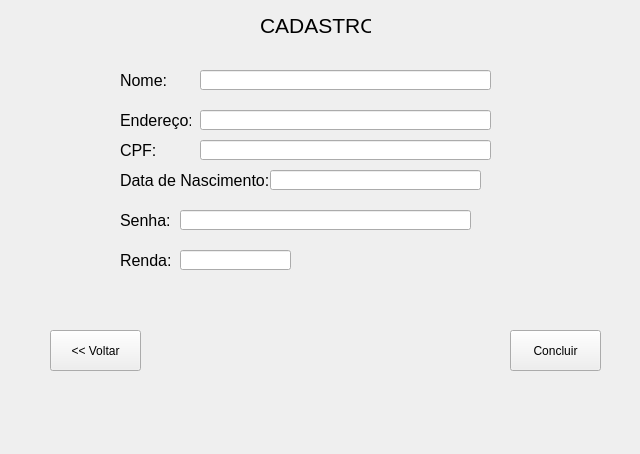
<?xml version="1.0" encoding="UTF-8"?>
<ui version="4.0">
 <class>Form</class>
 <widget class="QWidget" name="Form">
  <property name="geometry">
   <rect>
    <x>0</x>
    <y>0</y>
    <width>640</width>
    <height>454</height>
   </rect>
  </property>
  <property name="windowTitle">
   <string>Form</string>
  </property>
  <widget class="QLineEdit" name="lineEdit_2">
   <property name="geometry">
    <rect>
     <x>200</x>
     <y>140</y>
     <width>291</width>
     <height>20</height>
    </rect>
   </property>
  </widget>
  <widget class="QLabel" name="label_2">
   <property name="geometry">
    <rect>
     <x>120</x>
     <y>70</y>
     <width>71</width>
     <height>21</height>
    </rect>
   </property>
   <property name="font">
    <font>
     <pointsize>12</pointsize>
    </font>
   </property>
   <property name="text">
    <string>Nome:</string>
   </property>
  </widget>
  <widget class="QLineEdit" name="lineEdit_3">
   <property name="geometry">
    <rect>
     <x>200</x>
     <y>110</y>
     <width>291</width>
     <height>20</height>
    </rect>
   </property>
  </widget>
  <widget class="QLineEdit" name="lineEdit">
   <property name="geometry">
    <rect>
     <x>200</x>
     <y>70</y>
     <width>291</width>
     <height>20</height>
    </rect>
   </property>
  </widget>
  <widget class="QPushButton" name="pushButton_2">
   <property name="geometry">
    <rect>
     <x>510</x>
     <y>330</y>
     <width>91</width>
     <height>41</height>
    </rect>
   </property>
   <property name="text">
    <string>Concluir</string>
   </property>
  </widget>
  <widget class="QLabel" name="label">
   <property name="geometry">
    <rect>
     <x>260</x>
     <y>0</y>
     <width>111</width>
     <height>51</height>
    </rect>
   </property>
   <property name="font">
    <font>
     <pointsize>16</pointsize>
    </font>
   </property>
   <property name="text">
    <string>CADASTRO</string>
   </property>
  </widget>
  <widget class="QLabel" name="label_4">
   <property name="geometry">
    <rect>
     <x>120</x>
     <y>110</y>
     <width>71</width>
     <height>21</height>
    </rect>
   </property>
   <property name="font">
    <font>
     <pointsize>12</pointsize>
    </font>
   </property>
   <property name="text">
    <string>Endereço:</string>
   </property>
  </widget>
  <widget class="QLineEdit" name="lineEdit_5">
   <property name="geometry">
    <rect>
     <x>180</x>
     <y>210</y>
     <width>291</width>
     <height>20</height>
    </rect>
   </property>
   <property name="text">
    <string/>
   </property>
  </widget>
  <widget class="QLabel" name="label_5">
   <property name="geometry">
    <rect>
     <x>120</x>
     <y>170</y>
     <width>151</width>
     <height>21</height>
    </rect>
   </property>
   <property name="font">
    <font>
     <pointsize>12</pointsize>
    </font>
   </property>
   <property name="text">
    <string>Data de Nascimento:</string>
   </property>
  </widget>
  <widget class="QLabel" name="label_3">
   <property name="geometry">
    <rect>
     <x>120</x>
     <y>140</y>
     <width>71</width>
     <height>21</height>
    </rect>
   </property>
   <property name="font">
    <font>
     <pointsize>12</pointsize>
    </font>
   </property>
   <property name="text">
    <string>CPF:</string>
   </property>
  </widget>
  <widget class="QLineEdit" name="lineEdit_4">
   <property name="geometry">
    <rect>
     <x>270</x>
     <y>170</y>
     <width>211</width>
     <height>20</height>
    </rect>
   </property>
   <property name="text">
    <string/>
   </property>
  </widget>
  <widget class="QLabel" name="label_6">
   <property name="geometry">
    <rect>
     <x>120</x>
     <y>210</y>
     <width>71</width>
     <height>21</height>
    </rect>
   </property>
   <property name="font">
    <font>
     <pointsize>12</pointsize>
    </font>
   </property>
   <property name="text">
    <string>Senha:</string>
   </property>
  </widget>
  <widget class="QPushButton" name="pushButton">
   <property name="geometry">
    <rect>
     <x>50</x>
     <y>330</y>
     <width>91</width>
     <height>41</height>
    </rect>
   </property>
   <property name="text">
    <string>&lt;&lt; Voltar</string>
   </property>
  </widget>
  <widget class="QLabel" name="label_7">
   <property name="geometry">
    <rect>
     <x>120</x>
     <y>250</y>
     <width>71</width>
     <height>21</height>
    </rect>
   </property>
   <property name="font">
    <font>
     <pointsize>12</pointsize>
    </font>
   </property>
   <property name="text">
    <string>Renda:</string>
   </property>
  </widget>
  <widget class="QLineEdit" name="lineEdit_6">
   <property name="geometry">
    <rect>
     <x>180</x>
     <y>250</y>
     <width>111</width>
     <height>20</height>
    </rect>
   </property>
   <property name="text">
    <string/>
   </property>
  </widget>
 </widget>
 <resources/>
 <connections/>
</ui>
